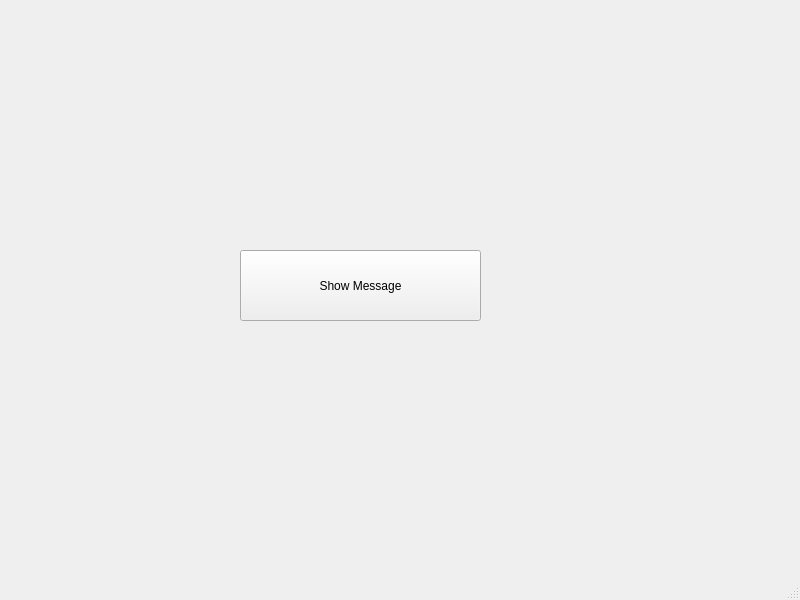
<?xml version="1.0" encoding="UTF-8"?>
<ui version="4.0">
 <class>MainWindow</class>
 <widget class="QMainWindow" name="MainWindow">
  <property name="geometry">
   <rect>
    <x>0</x>
    <y>0</y>
    <width>800</width>
    <height>600</height>
   </rect>
  </property>
  <property name="windowTitle">
   <string>MainWindow</string>
  </property>
  <widget class="QWidget" name="centralwidget">
   <widget class="QPushButton" name="pushButton">
    <property name="geometry">
     <rect>
      <x>240</x>
      <y>250</y>
      <width>241</width>
      <height>71</height>
     </rect>
    </property>
    <property name="text">
     <string>Show Message</string>
    </property>
   </widget>
  </widget>
  <widget class="QMenuBar" name="menubar">
   <property name="geometry">
    <rect>
     <x>0</x>
     <y>0</y>
     <width>800</width>
     <height>26</height>
    </rect>
   </property>
  </widget>
  <widget class="QStatusBar" name="statusbar"/>
 </widget>
 <resources/>
 <connections/>
</ui>
